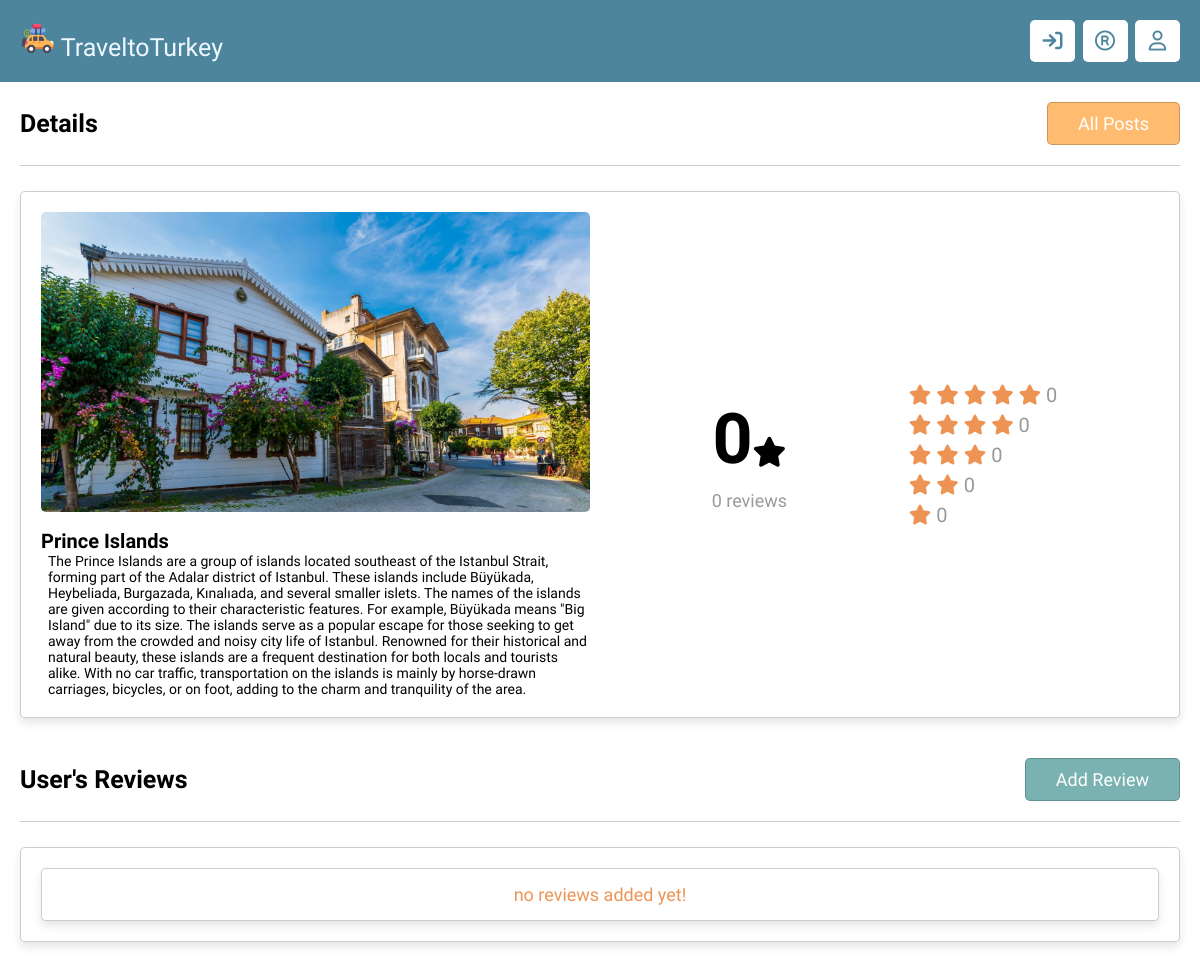
Page /mini_projects/view_post.php?get_id=3&table=marmara (signed in) on the committed database.
### tables this page shows
CREATE TABLE `marmara` (
  `id` varchar(20) NOT NULL PRIMARY KEY,
  `title` varchar(50) NOT NULL,
  `image` varchar(30) NOT NULL,
  `content` TEXT
);

### mini_projects/view_post.php (the view, shortened to what this page needs)
<?php
include 'components/connect.php';
if(isset($_GET['table']) && ($_GET['table'] == 'marmara' || $_GET['table'] == 'guneydogu' || $_GET['table'] == 'karadeniz'
|| $_GET['table'] == 'icanadolu' || $_GET['table'] == 'doguanadolu' || $_GET['table'] == 'ege' || $_GET['table'] == 'akdeniz')){
   $table = $_GET['table'];
}else{
   $table = 'marmara';
}
if(isset($_GET['get_id'])){
   $get_id = $_GET['get_id'];
}else{
   $get_id = '';
   header('location:main.php');
}
$reviews_tables='review_'.$table;
?>
<!DOCTYPE html>
<html lang="en">
<head>
   <link rel="stylesheet" href="css/style.css">
</head>
<body>
<?php include 'components/header.php'; ?>
<section class="view-post">
   <div class="heading"><h1>details</h1> <a href="all_posts.php?table=<?=$table?>" class="inline-option-btn" style="margin-top: 0;">all posts</a></div>
   <?php
      $select_post = $conn->prepare("SELECT * FROM `$table` WHERE id = ? LIMIT 1");
      $select_post->execute([$get_id]);
      if($select_post->rowCount() > 0){
         while($fetch_post = $select_post->fetch(PDO::FETCH_ASSOC)){
        $total_ratings = 0;
        $rating_1 = 0;
        $rating_2 = 0;
        $rating_3 = 0;
        $rating_4 = 0;
        $rating_5 = 0;
        $select_ratings = $conn->prepare("SELECT * FROM `$reviews_tables` WHERE post_id = ?");
        $select_ratings->execute([$fetch_post['id']]);
        $total_reivews = $select_ratings->rowCount();
        if($total_reivews != 0){
            $average = round($total_ratings / $total_reivews, 1);
        }else{
            $average = 0;
        }
   ?>
   <div class="row">
      <div class="col">
         <img src="uploaded_files/<?= $fetch_post['image']; ?>" alt="" class="image">
         <h3 class="title"><?= $fetch_post['title']; ?></h3>
         <p class="content"><?php echo $fetch_post['content'];?></p>
      </div>
      <div class="col">
         <div class="flex">
            <div class="total-reviews">
               <h3><?= $average; ?><i class="fas fa-star"></i></h3>
               <p><?= $total_reivews; ?> reviews</p>
            </div>
            <div class="total-ratings">
               <p>
                  <i class="fas fa-star"></i>
                  <i class="fas fa-star"></i>
                  <i class="fas fa-star"></i>
                  <i class="fas fa-star"></i>
                  <i class="fas fa-star"></i>
                  <span><?= $rating_5; ?></span>
               </p>
               <p>
                  <i class="fas fa-star"></i>
                  <i class="fas fa-star"></i>
                  <i class="fas fa-star"></i>
                  <i class="fas fa-star"></i>
                  <span><?= $rating_4; ?></span>
               </p>
               <p>
                  <i class="fas fa-star"></i>
                  <i class="fas fa-star"></i>
                  <i class="fas fa-star"></i>
                  <span><?= $rating_3; ?></span>
               </p>
               <p>
                  <i class="fas fa-star"></i>
                  <i class="fas fa-star"></i>
                  <span><?= $rating_2; ?></span>
               </p>
               <p>
                  <i class="fas fa-star"></i>
                  <span><?= $rating_1; ?></span>
               </p>
            </div>
         </div>
      </div>
   </div>
   <?php
         }
      }else{
         echo '<p class="empty">post is missing!</p>';
      }
   ?>
</section>
<section class="reviews-container">
   <div class="heading"><h1>user's reviews</h1> <a href="add_review.php?get_id=<?= $get_id; ?>&table=<?=$table?>" class="inline-btn" style="margin-top: 0;">add review</a></div>
   <div class="box-container">
   <?php
      $select_reviews = $conn->prepare("SELECT * FROM `$reviews_tables` WHERE post_id = ?");
      $select_reviews->execute([$get_id]);
      if($select_reviews->rowCount() > 0){
         while($fetch_review = $select_reviews->fetch(PDO::FETCH_ASSOC)){
   ?>
   <div class="box" <?php if($fetch_review['user_id'] == $user_id){echo 'style="order: -1;"';}; ?>>
      <?php
         $select_user = $conn->prepare("SELECT * FROM `users` WHERE id = ?");
         $select_user->execute([$fetch_review['user_id']]);
         while($fetch_user = $select_user->fetch(PDO::FETCH_ASSOC)){
      ?>
      <div class="user">
         <?php if($fetch_user['image'] != ''){ ?>
            <img src="uploaded_files/<?= $fetch_user['image']; ?>" alt="">
         <?php }else{ ?>
            <h3><?= substr($fetch_user['name'], 0, 1); ?></h3>
         <?php }; ?>
         <div>
            <p><?= $fetch_user['name']; ?></p>
            <span><?= $fetch_review['date']; ?></span>
         </div>
      </div>
      <?php }; ?>
      <div class="ratings">
         <?php if($fetch_review['rating'] == 1){ ?>
            <p style="background:var(--red);"><i class="fas fa-star"></i> <span><?= $fetch_review['rating']; ?></span></p>
         <?php }; ?>
         <?php if($fetch_review['rating'] == 2){ ?>
            <p style="background:var(--dark-orange);"><i class="fas fa-star"></i> <span><?= $fetch_review['rating']; ?></span></p>
         <?php }; ?>
         <?php if($fetch_review['rating'] == 3){ ?>
            <p style="background:var(--dark-orange);"><i class="fas fa-star"></i> <span><?= $fetch_review['rating']; ?></span></p>
         <?php }; ?>
         <?php if($fetch_review['rating'] == 4){ ?>
            <p style="background:var(--dark-turkuaz);"><i class="fas fa-star"></i> <span><?= $fetch_review['rating']; ?></span></p>
         <?php }; ?>
         <?php if($fetch_review['rating'] == 5){ ?>
            <p style="background:var(--dark-turkuaz);"><i class="fas fa-star"></i> <span><?= $fetch_review['rating']; ?></span></p>
         <?php }; ?>
      </div>
      <h3 class="title"><?= $fetch_review['title']; ?></h3>
      <?php if($fetch_review['description'] != ''){ ?>
         <p class="description"><?= $fetch_review['description']; ?></p>
      <?php }; ?>
      <?php if($fetch_review['user_id'] == $user_id){ ?>
         <form action="" method="post" class="flex-btn">
            <input type="hidden" name="delete_id" value="<?= $fetch_review['id']; ?>">
            <a href="update_review.php?get_id=<?= $fetch_review['id']; ?>&table=<?=$table?>" class="inline-option-btn">edit review</a>
            <input type="submit" value="delete review" class="inline-delete-btn" name="delete_review" onclick="return confirm('delete this review?');">
         </form>
      <?php }; ?>
   </div>
   <?php
         }
      }else{
         echo '<p class="empty">no reviews added yet!</p>';
      }
   ?>
   </div>
</section>
</body>
</html>

### mini_projects/css/style.css (style rules this page uses)
:root { --light-yellow: #fffbda; --dark-yellow: #ffec9e; --light-orange: #ffbb70; --dark-orange: #ed9455; --light-blue: #eef7ff; --light-turkuaz: #cde8e5; --dark-turkuaz: #7ab2b2; --dark-blue: #4d869c; --white: #fff; --border: 0.1rem solid rgba(0, 0, 0, 0.2); --box-shadow: 0 0.5rem 1rem rgba(0, 0, 0, 0.1); --black: #000000; --red: #eb4d4b; --light-color: #999; --light-bg: #eee; }
* { font-family: "Comfortaa", cursive; margin: 0; padding: 0; box-sizing: border-box; outline: none; border: none; text-decoration: none; scrollbar-width: thin; }
html { font-size: 62.5%; overflow-x: hidden; }
body { background-color: var(--white); padding-bottom: 8rem; }
section { max-width: 1200px; margin: 0 auto; padding: 2rem; }
.heading { display: flex; align-items: center; justify-content: space-between; padding-bottom: 2rem; margin-bottom: 2.5rem; gap: 1.5rem; flex-wrap: wrap; border-bottom: var(--border); }
.heading h1 { font-size: 2.5rem; color: var(--black); text-transform: capitalize; }
.empty { background-color: var(--white); border-radius: 0.5rem; border: var(--border); padding: 1.5rem; font-size: 1.8rem; color: var(--dark-orange); text-align: center; width: 100%; box-shadow: var(--box-shadow); }
.inline-btn, .inline-delete-btn, .inline-option-btn { display: inline-block; }
.btn, .delete-btn, .option-btn, .inline-btn, .inline-delete-btn, .inline-option-btn { margin-top: 1rem; text-align: center; padding: 1rem 3rem; font-size: 1.8rem; border-radius: 0.5rem; border: var(--border); color: var(--white); cursor: pointer; text-transform: capitalize; }
.btn, .inline-btn { background-color: var(--dark-turkuaz); }
.option-btn, .inline-option-btn { background-color: var(--light-orange); }
.view-post .row { display: flex; align-items: center; flex-wrap: wrap; gap: 2rem; box-shadow: var(--box-shadow); border: var(--border); background-color: var(--white); padding: 2rem; border-radius: 0.5rem; }
.view-post .row .col { flex: 1 1 40rem; }
.view-post .row .col .image { width: 100%; height: 30rem; border-radius: 0.5rem; object-fit: cover; margin-bottom: 1.5rem; }
.view-post .row .col .title { font-size: 2rem; color: var(--black); }
.view-post .row .col .content { font-size: 1.4rem; padding-left: 7px; }
.view-post .row .col .flex { display: flex; flex-wrap: wrap; gap: 2rem; align-items: center; justify-content: space-evenly; }
.view-post .row .col .flex .total-reviews { text-align: center; }
.view-post .row .col .flex .total-reviews h3 { font-size: 7rem; color: var(--black); }
.view-post .row .col .flex .total-reviews i { font-size: 3rem; }
.view-post .row .col .flex .total-reviews p { font-size: 1.8rem; color: var(--light-color); padding-top: 1rem; }
.view-post .row .col .flex .total-ratings { font-size: 2rem; }
.view-post .row .col .flex .total-ratings p { padding: 0.3rem 0; }
.view-post .row .col .flex .total-ratings p i { color: var(--dark-orange); }
.view-post .row .col .flex .total-ratings p span { color: var(--light-color); }
.reviews-container .box-container { display: grid; row-gap: 3rem; background-color: var(--white); box-shadow: var(--box-shadow); border: var(--border); border-radius: 0.5rem; padding: 2rem; }

### rows in the picture
marmara: image (picture), title "Prince Islands", content "The Prince Islands are a group of islands located southeast of the Istanbul Strait, forming part of the Adalar district of Istanbul. These islands include Büyükada, Heybeliada, Burgazada, Kınalıada, and several smaller islets. The names of the islands are given according to their characteristic features. For example, Büyükada means \"Big Island\" due to its size. The islands serve as a popular escape for those seeking to get away from the crowded and noisy city life of Istanbul. Renowned for their historical and natural beauty, these islands are a frequent destination for both locals and tourists alike. With no car traffic, transportation on the islands is mainly by horse-drawn carriages,…", average "0", total_reivews "0", rating_5 "0", rating_4 "0", rating_3 "0", rating_2 "0", rating_1 "0"
